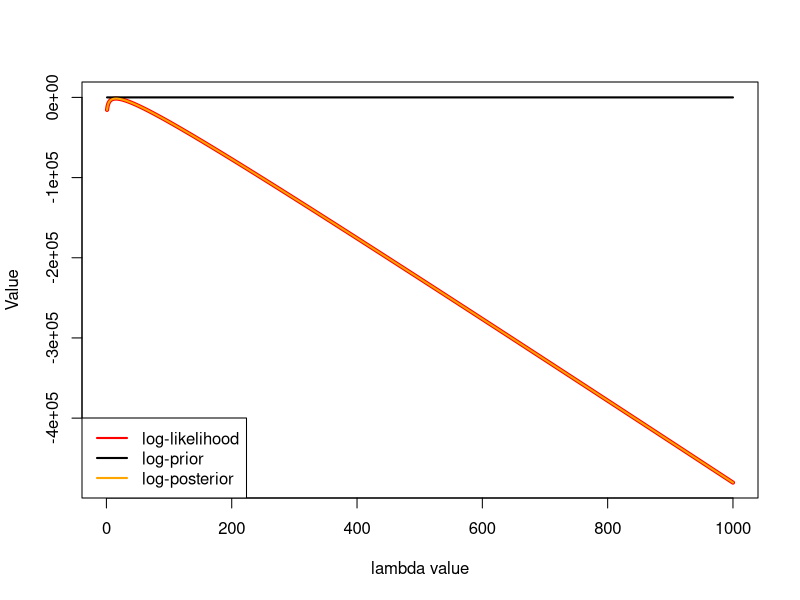
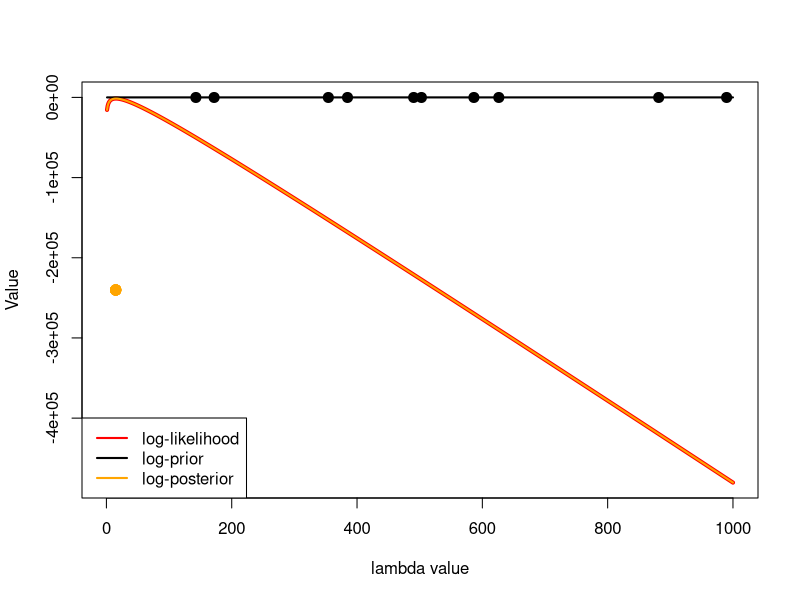

Here is the R script that generated these plots, in order: (Note: this script raises an error after producing the figures.)
## ---- chunk 1
library(matrixStats)
## ---- chunk 2
n_letters <- c(13,17,14,10,13,16,14,14,11,14,9,14,13,10,11,12,17,15,23,16,13,14,12,16,15,19,14,11,15,14,17,20,27,21,12,6,18,10,8,12,11,14,14,15,16,17,12,13,17,10,16,20,15,12,24,10,17,14,14,13,15,12,14,17,9,16,27,10,16,9,15,11,16,11,17,17,11,20,23,12,18,26,12,17,16,12,11,16,21,19,20,19,15,15,7,14,12,12,15,10,19,19,17,15,17,20,17,17,11,11,17,16,15,12,16,17,14,18,15,15,10,17,12,16,22,20,23,16,11,19,16,22,13,14,11,10,19,16,19,15,16,16,16,19,14,19,14,10,7,11,12,9,13,18,23,13,16,11,15,13,15,19,16,21,14,14,14,12,15,16,18,15,15,13,15,19,11,17,13,9,13,16,16,13,13,13,18,21,14,14,13,8,21,20,15,20,10,16,18,14,21,15,20,15,15,9,16,16,11,19,12,31,19,18,13,11,14,14,11,10,11,12,13,17,14,14,25,17,18,16,18,11,23,23,14,14,11,17,11,12,18,15,15,13,16,18,15,16,14,11,11,17,18,14,20,17,16,13,12,14,14,18,16,21,16,15,18,19,22,16,15,10,12,11,9,18,11,13,5,13,16,14,12,23,19,14,17,11,17,18,17,16,11,22,18,20,11,12,9,8,12,12,17,16,12,20,19,15,9,14,11,13,13,23,16,10,17,14,20,11,20,15,20,15,19,19,16,15,14,18,24,18,12,16,10,18,16,19,13,13,13,22,13,15,17,17,20,18,18,12,13,14,17,15,17,20,18,22,23,13,16,15,18,10,19,12,14,19,14,19,23,19,22,8,14,20,22,14,13,13,9,11,13,14,16,16,16,14,16,24,11,10,14,14,14,18,15,11,12,15,16,13,8,13,21,19,17,18,10,14,14,16,14,11,14,12,15,9,17,17,21,11,8,22,18,18,23,20,14,10,15,10,18,12,10,18,17,18,18,9,15,18,15,15,17,15,18,16,9,16,15,10,18,18,19,8,18,17,10,11,17,12,14,16,14,10,10,20,16,11,15,14,15,21,15,21,16,17,18,12,14,10,13,17,12,14,26,23,20,12,21,17,11,12,12,11,15,19,15,12,15,12,21,13,19,17,18,17,11,22,17,13,11,16,16,10,17,14,17,18)

## ---- chunk 3
log_prior <- function (lambda) {
  return (dunif(x=lambda, min=0, max=1000, log=TRUE))
}

log_likelihood <- function (data, lambda, power=1) {
  return (sum(dpois(x=data, lambda=lambda, log=TRUE))*power)
}

likelihood <- function (data, lambda, power=1) {
  return (prod(dpois(x=data, lambda=lambda, log=FALSE))^power)
}

unnormalized_log_posterior <- function (data, lambda, power=1) {
  log_prior_value <- log_prior(lambda=lambda)
  log_likelihood_value <- log_likelihood(data=data, lambda=lambda, power=power) 
  return(log_prior_value + log_likelihood_value)
}
## ---- chunk 4
plotDistributions <- function (power) {
x_axis <- seq(1:1000)#/1000
min_max= quantile(x=c(sapply(X=x_axis, FUN=log_likelihood, data=n_letters, power=1.0), sapply(X=x_axis, FUN=log_prior), sapply(X=x_axis, FUN=unnormalized_log_posterior, data=n_letters, power=1.0)), probs=c(0,1))
plot(x=x_axis, y=sapply(X=x_axis, FUN=log_likelihood, data=n_letters, power=power), t="l", lwd=4, col="red", ylim=c(min_max[1], min_max[2]), ylab="Value", xlab="lambda value", cex=2)
lines(x=x_axis, y=sapply(X=x_axis, FUN=log_prior), lwd=2, col="black")
lines(x=x_axis, y=sapply(X=x_axis, FUN=unnormalized_log_posterior, data=n_letters, power=power), lwd=2, col="orange")
legend("bottomleft", legend=c("log-likelihood", "log-prior", "log-posterior"), col=c("red", "black", "orange"), lwd=2)
}

plotDistributions(power=1.0)
## ---- chunk 5
lambda_sample <- seq(1:100000)/100
unnormalized_marginal_likelihood <- logSumExp(sapply(X=lambda_sample, FUN=log_likelihood, data=n_letters)) - log(length(lambda_sample)) 
print(unnormalized_marginal_likelihood)
## ---- chunk 6
# Function to propose a new parameter value, randomly drawn between 0 and 1000
propose_new_lambda_value <-function() {
    return (runif(min=0, max=1000, n=1))
}
# Function to run Metropolis MCMC inference
MetropolisMCMC <- function (data, number_iterations, burnin_proportion=0.5, thining_proportion=0.1, likelihood_power=1.0) {
    current_parameter_value <- propose_new_lambda_value()
    record_parameter <- c()
    record_parameter <- c(record_parameter,current_parameter_value)
    #print(paste("Initial parameter value for the MCMC: ", current_parameter_value, sep=""))
    current_log_posterior <- unnormalized_log_posterior(data = data, lambda = current_parameter_value, power=likelihood_power)
    #print(paste("Initial probability of the model: ", current_log_posterior, sep=""))
    record_log_posterior <- c()
    record_log_posterior <- c(record_log_posterior, current_log_posterior)
    # We also record the likelihood:
    current_log_likelihood <- log_likelihood(data = data, lambda = current_parameter_value, power=likelihood_power)
    record_log_likelihood <- c()
    record_log_likelihood <- c(record_log_likelihood, current_log_likelihood)
    for (i in 1:number_iterations) {
        acceptance_threshold <- runif(min=0, max=1, n=1)
        proposed_parameter_value <- propose_new_lambda_value()
        proposed_log_posterior = unnormalized_log_posterior(data = data, lambda = proposed_parameter_value, power=likelihood_power)
        # print(paste0(proposed_log_posterior, " vs ", current_log_posterior))
        if (exp(proposed_log_posterior - current_log_posterior) > acceptance_threshold) {
            current_parameter_value <- proposed_parameter_value
            current_log_posterior <- proposed_log_posterior
            current_log_likelihood <- log_likelihood(data = data, lambda = current_parameter_value, power=likelihood_power)
        }
        record_parameter <- c(record_parameter, current_parameter_value)
        record_log_posterior <-c(record_log_posterior, current_log_posterior)
        record_log_likelihood <- c(record_log_likelihood, current_log_likelihood)
    }
    to_discard_as_burnin <- floor(burnin_proportion * number_iterations)
    num_samples_left <- number_iterations - to_discard_as_burnin
    between_samples <- floor(num_samples_left / (num_samples_left * thining_proportion))
    record_parameter <- record_parameter[(to_discard_as_burnin+1):number_iterations][seq(from=1, to=num_samples_left, by=between_samples)]
    record_log_posterior <- record_log_posterior[(to_discard_as_burnin+1):number_iterations][seq(from=1, to=num_samples_left, by=between_samples)]
    record_log_likelihood <- record_log_likelihood[(to_discard_as_burnin+1):number_iterations][seq(from=1, to=num_samples_left, by=between_samples)]
    return (list(record_parameter, record_log_posterior, record_log_likelihood))
}
## ---- chunk 7
mcmc_sample <- MetropolisMCMC(data=n_letters, number_iterations=10000, likelihood_power=1.0, burnin_proportion=0.5, thining_proportion=0.01)
## ---- chunk 8
harmonic_mean <- function(mcmc_sample) {
  loglks <- mcmc_sample[[3]]
  min_loglk <- min(loglks)
  scaled_loglks <- loglks - min_loglk + 1
  number_of_samples <- length(loglks)
  marginal_lk <- log(number_of_samples) - log( sum(exp(-scaled_loglks))) + min_loglk - 1
  return(marginal_lk)
}
## ---- chunk 9
harmonic_mean(mcmc_sample)
## ---- chunk 10
subset_posterior <- sample(mcmc_sample[[1]], size=10)
subset_prior <- runif(n=10, min = 0, max=1000)
x_axis <- seq(1:1000)#/1000
min_max= quantile(x=c(sapply(X=x_axis, FUN=log_likelihood, data=n_letters, power=1.0), sapply(X=x_axis, FUN=log_prior), sapply(X=x_axis, FUN=unnormalized_log_posterior, data=n_letters, power=1.0)), probs=c(0,1))
plot(x=x_axis, y=sapply(X=x_axis, FUN=log_likelihood, data=n_letters, power=1.0), t="l", lwd=4, col="red", ylim=c(min_max[1], min_max[2]), ylab="Value", xlab="lambda value", cex=2)
lines(x=x_axis, y=sapply(X=x_axis, FUN=log_prior), lwd=2, col="black")
lines(x=x_axis, y=sapply(X=x_axis, FUN=unnormalized_log_posterior, data=n_letters, power=1.0), lwd=2, col="orange")
legend("bottomleft", legend=c("log-likelihood", "log-prior", "log-posterior"), col=c("red", "black", "orange"), lwd=2)
points(x=subset_posterior, y=rep(mean(min_max), length(subset_posterior)), col="orange", pch=20, cex=2)
points(x=subset_prior, y=rep(-100, length(subset_prior)), col="black", pch=20, cex=2)

## ---- chunk 11
par(mfrow=c(5,1))
plotDistributions(1.0)
plotDistributions(0.5)
plotDistributions(0.25)
plotDistributions(0.125)
plotDistributions(0.06275)
## ---- chunk 12
posterior <- sample( MetropolisMCMC(data=n_letters, number_iterations=10000, likelihood_power=1.0, burnin_proportion=0.5, thining_proportion=0.01)[[1]], size=10)
post_05 <- sample( MetropolisMCMC(data=n_letters, number_iterations=10000, likelihood_power=0.5, burnin_proportion=0.5, thining_proportion=0.01)[[1]], size=10)
post_025 <- sample( MetropolisMCMC(data=n_letters, number_iterations=10000, likelihood_power=0.005, burnin_proportion=0.5, thining_proportion=0.01)[[1]], size=10)
post_0125 <- sample( MetropolisMCMC(data=n_letters, number_iterations=10000, likelihood_power=0.00005, burnin_proportion=0.5, thining_proportion=0.01)[[1]], size=10)
post_00625 <- sample( MetropolisMCMC(data=n_letters, number_iterations=10000, likelihood_power=0.0000005, burnin_proportion=0.5, thining_proportion=0.01)[[1]], size=10)


## ---- chunk 13
x_axis <- seq(1:1000)#/1000
min_max= quantile(x=c(sapply(X=x_axis, FUN=log_likelihood, data=n_letters, power=1.0), sapply(X=x_axis, FUN=log_prior), sapply(X=x_axis, FUN=unnormalized_log_posterior, data=n_letters, power=1.0)), probs=c(0,1))
plot(x=x_axis, y=sapply(X=x_axis, FUN=log_likelihood, data=n_letters, power=1.0), t="l", lwd=4, col="red", ylim=c(min_max[1], min_max[2]), ylab="Value", xlab="lambda value", cex=2)
lines(x=x_axis, y=sapply(X=x_axis, FUN=log_prior), lwd=2, col="black")
lines(x=x_axis, y=sapply(X=x_axis, FUN=unnormalized_log_posterior, data=n_letters, power=1.0), lwd=2, col="orange")
legend("bottomleft", legend=c("log-likelihood", "log-prior", "log-posterior"), col=c("red", "black", "orange"), lwd=2)
points(x=posterior, y=rep(mean(min_max), length(posterior)), col="orange", pch=20, cex=2)
points(x=post_05, y=rep(mean(min_max)-0.2*mean(min_max), length(posterior)), col="orange", pch=20, cex=2)
points(x=post_025, y=rep(mean(min_max)-0.4*mean(min_max), length(posterior)), col="orange", pch=20, cex=2)
points(x=post_0125, y=rep(mean(min_max)-0.6*mean(min_max), length(posterior)), col="orange", pch=20, cex=2)
points(x=post_00625, y=rep(mean(min_max)-0.8*mean(min_max), length(posterior)), col="orange", pch=20, cex=2)

## ---- chunk 14
steppingStoneSampling <- function (vector_powers, data, number_iterations, burnin_proportion=0.5, thining_proportion=0.1) {
  number_of_stones = length(vector_powers)
  number_of_samples_per_stone = floor(number_iterations - floor(burnin_proportion*number_iterations)) * thining_proportion
  sampled_values <-matrix(rep(number_of_stones*number_of_samples_per_stone), nrow=number_of_stones, ncol=number_of_samples_per_stone, byrow=TRUE)
  for (i in 1:number_of_stones) {
    sampled_values[i,] <- MetropolisMCMC(data, number_iterations, burnin_proportion=burnin_proportion, thining_proportion=thining_proportion, likelihood_power=vector_powers[i])[[2]]
  }
  return(sampled_values)
}


compute_marginal_lk_from_SS_samples <- function (ss_samples) {
  number_of_stones = dim(ss_samples)[1]
  number_of_samples = dim(ss_samples)[2]
  c_values <- rep(0, number_of_stones)
  for (i in 1:number_of_stones) {
    c_values[i] <- logSumExp(ss_samples[i,])
  }
  logratios <- rep(0, number_of_stones-1)
  for (i in 1:(number_of_stones-1)) {
     logratios[i] <- c_values[i+1]-c_values[i]
  }
  return(sum(logratios))
}

## ---- chunk 15
build_vector_powers <- function (alpha=0.3, beta=1.0, number_of_stones=10) {
  vector_powers <- rep(0.0, 10)
  for (i in 1:number_of_stones) {
    vector_powers[i]<-(i/number_of_stones)^(beta/alpha)
  }
  return(vector_powers)
}
## ---- chunk 16
vector_powers <- build_vector_powers ()

SS_samples <- steppingStoneSampling(vector_powers=vector_powers, data=n_letters, number_iterations=1000, burnin_proportion=0.5, thining_proportion=0.1)

## ---- chunk 17
compute_marginal_lk_from_SS_samples(SS_samples)
## ---- chunk 18
SS_samples <- steppingStoneSampling(vector_powers=vector_powers, data=n_letters, number_iterations=10000, burnin_proportion=0.5, thining_proportion=0.1)

compute_marginal_lk_from_SS_samples(SS_samples)

## ---- chunk 19
vector_powers <- build_vector_powers (number_of_stones = 100)


SS_samples <- steppingStoneSampling(vector_powers=vector_powers, data=n_letters, number_iterations=1000, burnin_proportion=0.5, thining_proportion=0.1)

compute_marginal_lk_from_SS_samples(SS_samples)

## ---- chunk 20
vector_powers <- build_vector_powers (number_of_stones = 100)


SS_samples <- steppingStoneSampling(vector_powers=vector_powers, data=n_letters, number_iterations=10000, burnin_proportion=0.5, thining_proportion=0.1)

compute_marginal_lk_from_SS_samples(SS_samples)

## ---- chunk 21
vector_powers <- build_vector_powers (number_of_stones = 100)


SS_samples <- steppingStoneSampling(vector_powers=vector_powers, data=n_letters, number_iterations=100000, burnin_proportion=0.1, thining_proportion=0.2)

compute_marginal_lk_from_SS_samples(SS_samples)

